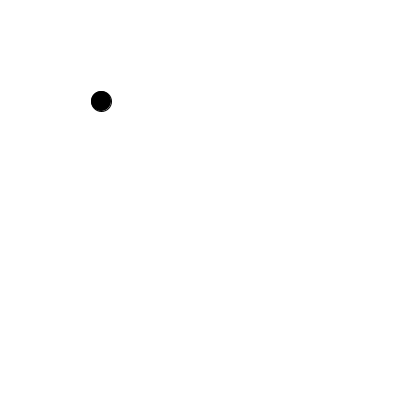
Frame 1 (no input)
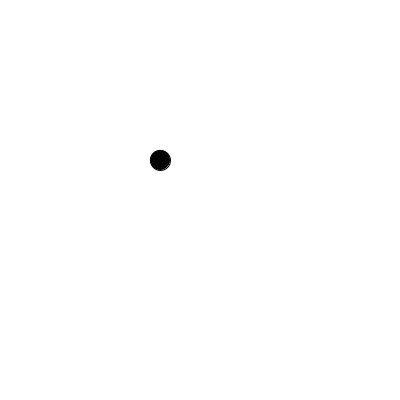
Frame 60 (the mouse pressed at the canvas centre just before this capture)
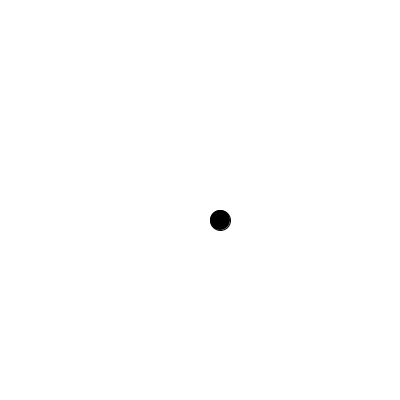
Frame 120 (the mouse held since frame 60 and released just before this capture)

The Processing sketch that drew these frames (run headless with seeded random() and noise(); from frame 60 on, the mouse is pressed at the canvas centre):

// Processing sketch: ball_with_boundaries
// ── ball_with_boundaries.pde
int myCircleX;
int myCircleY;
int dirX;
int dirY;

void setup() {
  size(400, 400);
  
  myCircleX = 100;
  myCircleY = 100;
  dirX = 1;
  dirY = 1;
}

void draw() {
  myCircleX = myCircleX + dirX;
  myCircleY = myCircleY + dirY;
  
  if (myCircleX >= width || myCircleX <= 0) {
    dirX = -1 * dirX;
  }
  
  if (myCircleY >= height || myCircleY <= 0) {
    dirY = -1 * dirY;
  }
  
  background(255);
  fill(0);
  
  circle(myCircleX, myCircleY, 20);
}
